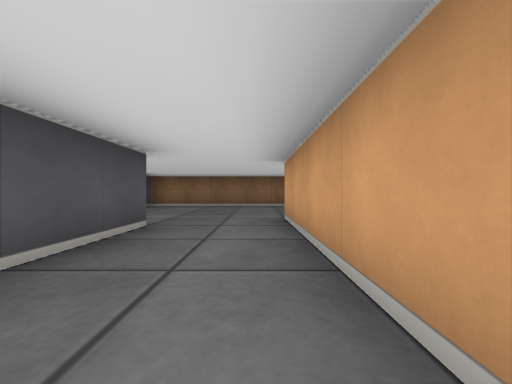
view 1 (above)

17 first-person views from a walk through a cub3D level. The camera is about half as high as the walls, looks level and sees 90° across. The floor is counted in squares. Each view is taken from the middle of a square. On the plan, view 1 faces up. The plan holds only what a view shows up to about 9 squares ahead; the rest is blank.

view 2
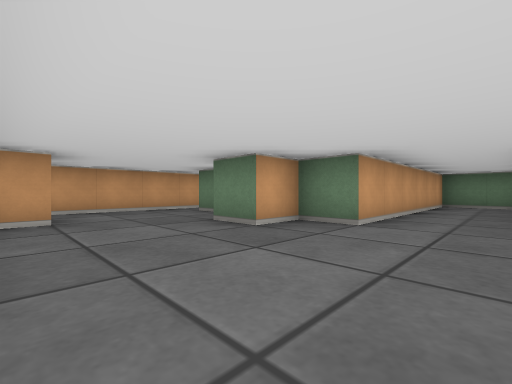

view 3
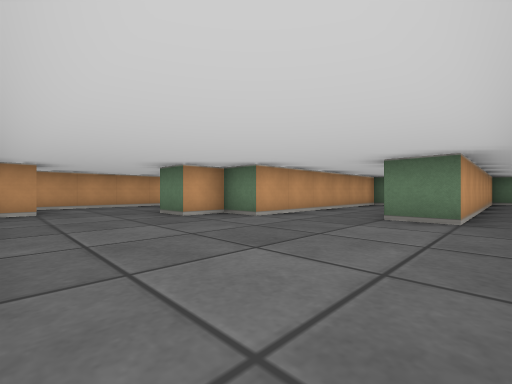

view 4
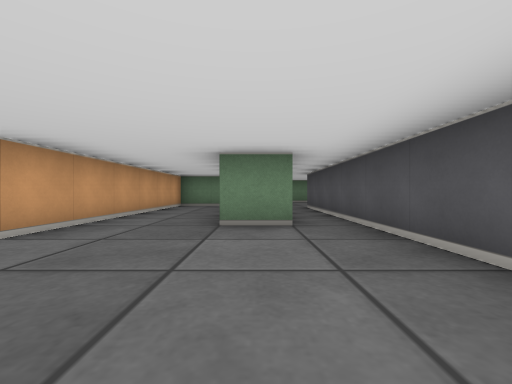

view 5
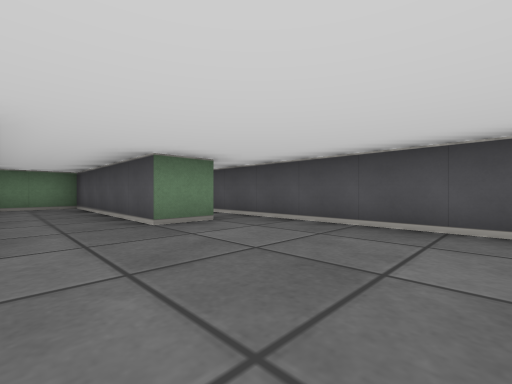

view 6
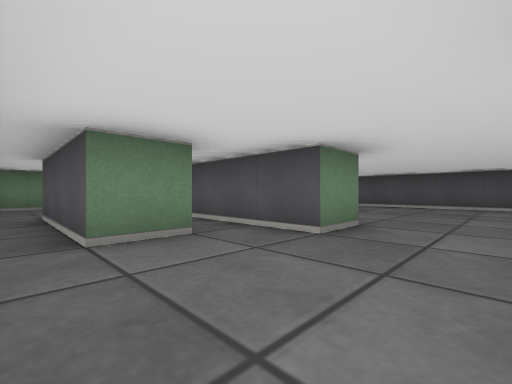

view 7
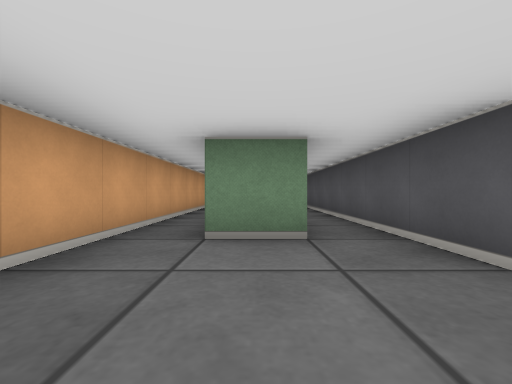

view 8
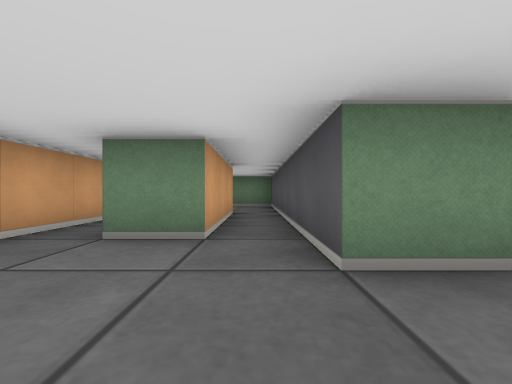

view 9
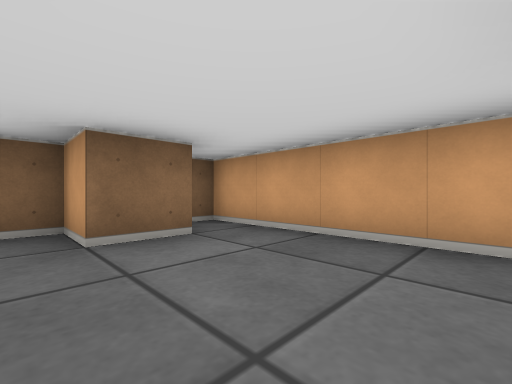

view 10
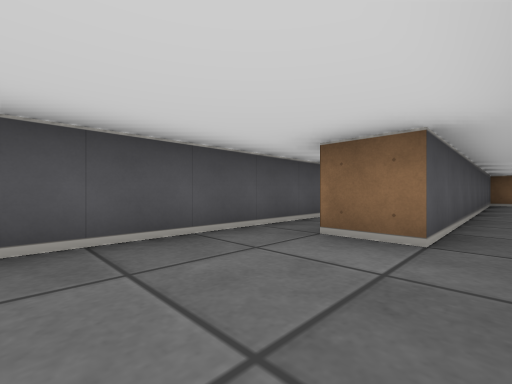

view 11
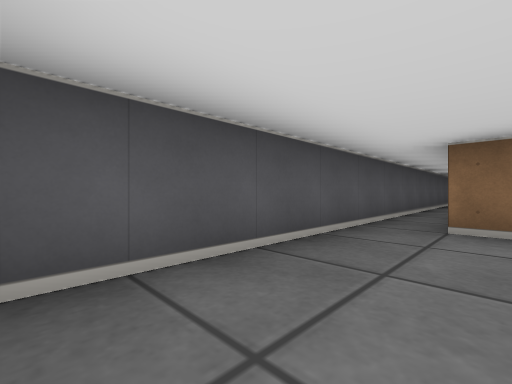

view 12
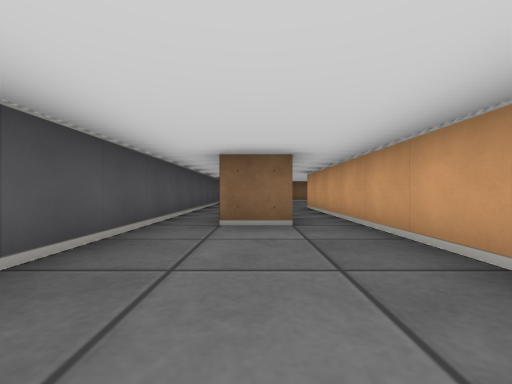

view 13
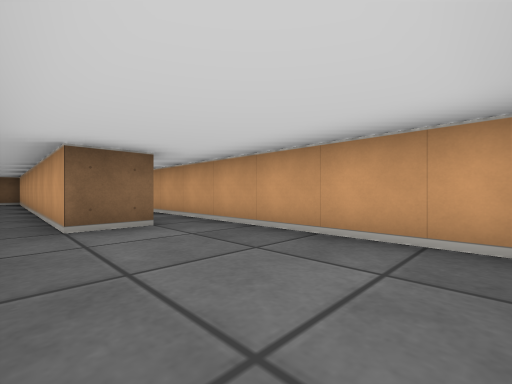

view 14
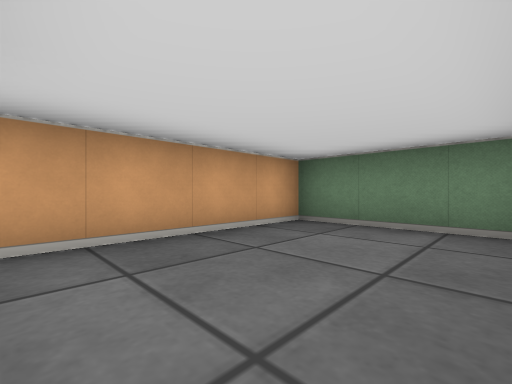

view 15
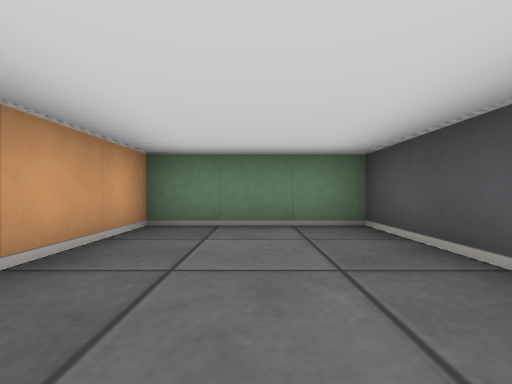

view 16
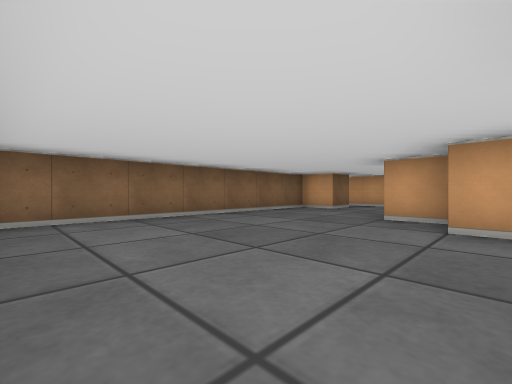

view 17
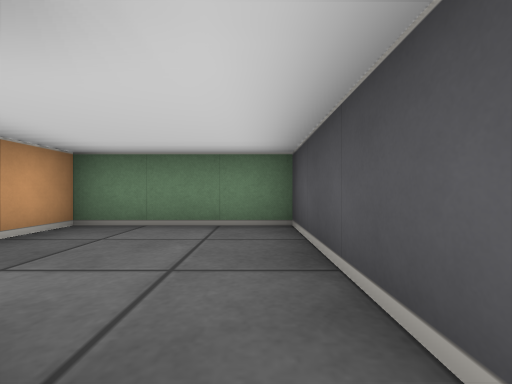

### Floor plan
Points are (right, up) in squares from view 1. A wall is a line through its corners. A room is listed if a view was taken in it or the views show most of it. See-through windows are left out.
Room 1 (views 1, 2, 3, 4, 5, 6, 7, 8, 9, 16, 17)
walls: (3.5, 1.6) (3.5, 4.5) (4.5, 4.5) (4.5, 1.5); (4.5, 7.5) (3.5, 7.5) (3.5, 8.5) (-3.5, 8.5) (-3.5, -0.5); (5.5, 1.5) (5.5, 8.5) (5, 8.5); (-2.5, -0.5) (-2.5, 3.5) (-1.5, 3.5) (-1.5, -1.5) (0.5, -1.5) (0.5, 4.5) (1.5, 4.5) (1.5, 5.5) (2.5, 5.5) (2.5, 1.5)
ways out: opening at (-3, 0) to room 2; opening at (4, 1) to room 3
Room 2 (views 10, 11, 12, 13, 14, 15)
walls: (-3.5, -0.5) (-4.5, -0.5) (-4.5, 8.2); (-5.5, 6.4) (-5.5, -4.5) (-2.5, -4.5) (-2.5, -0.5)
ways out: opening at (-3, 0) to room 1
Room 3 (no view inside)
walls: (2.5, 1.5) (2.5, -1.5) (5.5, -1.5) (5.5, 1.5)
ways out: opening at (4, 1) to room 1

Where each view was taken, in squares from view 1:
view 1: 0 up, 0 right, facing up
view 2: 8 up, 1 left, facing down-right
view 3: 8 up, 3 left, facing down-right
view 4: 7 up, 2 left, facing down
view 5: 7 up, 0 right, facing down-left
view 6: 7 up, 5 right, facing down-left
view 7: 7 up, 4 right, facing down
view 8: 7 up, 3 right, facing down
view 9: 5 up, 3 right, facing up-right
view 10: 3 down, 3 left, facing up-left
view 11: 4 down, 4 left, facing up-left
view 12: 4 down, 4 left, facing up
view 13: 4 down, 5 left, facing up-right
view 14: 1 down, 5 left, facing down-right
view 15: 1 down, 4 left, facing down
view 16: 4 up, 3 left, facing up-right
view 17: 2 up, 3 right, facing down
